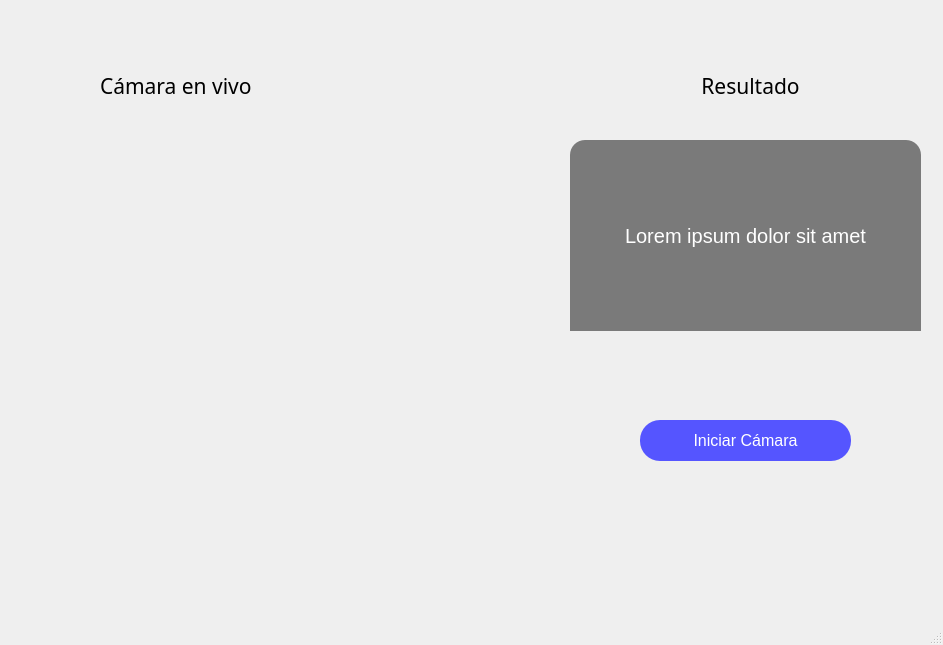
<?xml version="1.0" encoding="UTF-8"?>
<ui version="4.0">
 <class>MainWindow</class>
 <widget class="QMainWindow" name="MainWindow">
  <property name="geometry">
   <rect>
    <x>0</x>
    <y>0</y>
    <width>943</width>
    <height>645</height>
   </rect>
  </property>
  <property name="windowTitle">
   <string>MainWindow</string>
  </property>
  <widget class="QWidget" name="centralwidget">
   <widget class="QPushButton" name="btn_action">
    <property name="geometry">
     <rect>
      <x>640</x>
      <y>420</y>
      <width>211</width>
      <height>41</height>
     </rect>
    </property>
    <property name="font">
     <font>
      <pointsize>12</pointsize>
     </font>
    </property>
    <property name="cursor">
     <cursorShape>PointingHandCursor</cursorShape>
    </property>
    <property name="styleSheet">
     <string notr="true">color: rgb(255, 255, 255);
background-color: rgb(85, 85, 255);
border-radius: 20px;</string>
    </property>
    <property name="text">
     <string>Iniciar Cámara</string>
    </property>
   </widget>
   <widget class="QLabel" name="label_2">
    <property name="geometry">
     <rect>
      <x>100</x>
      <y>70</y>
      <width>231</width>
      <height>31</height>
     </rect>
    </property>
    <property name="font">
     <font>
      <family>Rockwell</family>
      <pointsize>16</pointsize>
     </font>
    </property>
    <property name="text">
     <string>Cámara en vivo</string>
    </property>
   </widget>
   <widget class="QLabel" name="label">
    <property name="geometry">
     <rect>
      <x>35</x>
      <y>58</y>
      <width>52</width>
      <height>50</height>
     </rect>
    </property>
    <property name="font">
     <font>
      <stylestrategy>PreferDefault</stylestrategy>
     </font>
    </property>
    <property name="text">
     <string/>
    </property>
    <property name="pixmap">
     <pixmap resource="../../resources.qrc">:/svgs/Archivos/Images/camera-svg.svg</pixmap>
    </property>
    <property name="scaledContents">
     <bool>true</bool>
    </property>
   </widget>
   <widget class="QLabel" name="lbl_cam">
    <property name="geometry">
     <rect>
      <x>30</x>
      <y>150</y>
      <width>511</width>
      <height>371</height>
     </rect>
    </property>
    <property name="font">
     <font>
      <pointsize>15</pointsize>
     </font>
    </property>
    <property name="styleSheet">
     <string notr="true"/>
    </property>
    <property name="text">
     <string/>
    </property>
    <property name="pixmap">
     <pixmap resource="../../resources.qrc">:/svgs/Archivos/Images/placeholder.svg</pixmap>
    </property>
    <property name="alignment">
     <set>Qt::AlignCenter</set>
    </property>
   </widget>
   <widget class="QLabel" name="lbl_moves">
    <property name="geometry">
     <rect>
      <x>570</x>
      <y>140</y>
      <width>351</width>
      <height>191</height>
     </rect>
    </property>
    <property name="font">
     <font>
      <family>Tahoma</family>
      <pointsize>15</pointsize>
     </font>
    </property>
    <property name="autoFillBackground">
     <bool>false</bool>
    </property>
    <property name="styleSheet">
     <string notr="true">background-color: rgb(122, 122, 122);
color: rgb(255, 255, 255);
border-top-left-radius: 15px;
border-top-right-radius: 15px;
border-bottom-left-radius: 0;
border-bottom-right-radius: 0;</string>
    </property>
    <property name="text">
     <string>Lorem ipsum dolor sit amet</string>
    </property>
    <property name="alignment">
     <set>Qt::AlignCenter</set>
    </property>
    <property name="wordWrap">
     <bool>true</bool>
    </property>
   </widget>
   <widget class="QLabel" name="label_3">
    <property name="geometry">
     <rect>
      <x>570</x>
      <y>70</y>
      <width>361</width>
      <height>31</height>
     </rect>
    </property>
    <property name="font">
     <font>
      <family>Rockwell</family>
      <pointsize>16</pointsize>
     </font>
    </property>
    <property name="text">
     <string>Resultado</string>
    </property>
    <property name="alignment">
     <set>Qt::AlignCenter</set>
    </property>
   </widget>
  </widget>
  <widget class="QMenuBar" name="menubar">
   <property name="geometry">
    <rect>
     <x>0</x>
     <y>0</y>
     <width>943</width>
     <height>21</height>
    </rect>
   </property>
  </widget>
  <widget class="QStatusBar" name="statusbar"/>
 </widget>
 <resources>
  <include location="../../resources.qrc"/>
 </resources>
 <connections/>
</ui>
